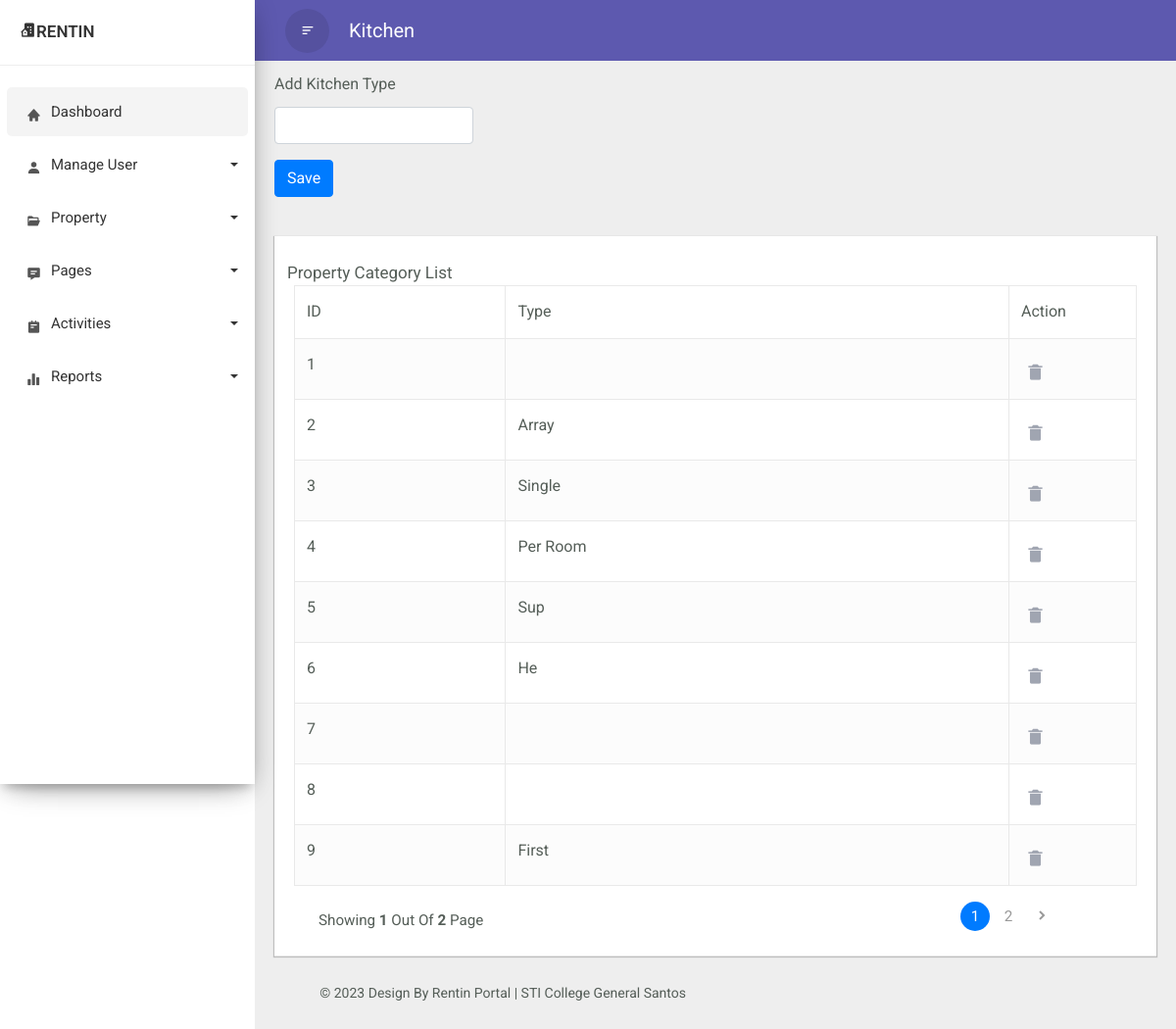
The app's page /incKitchen.php, older data.
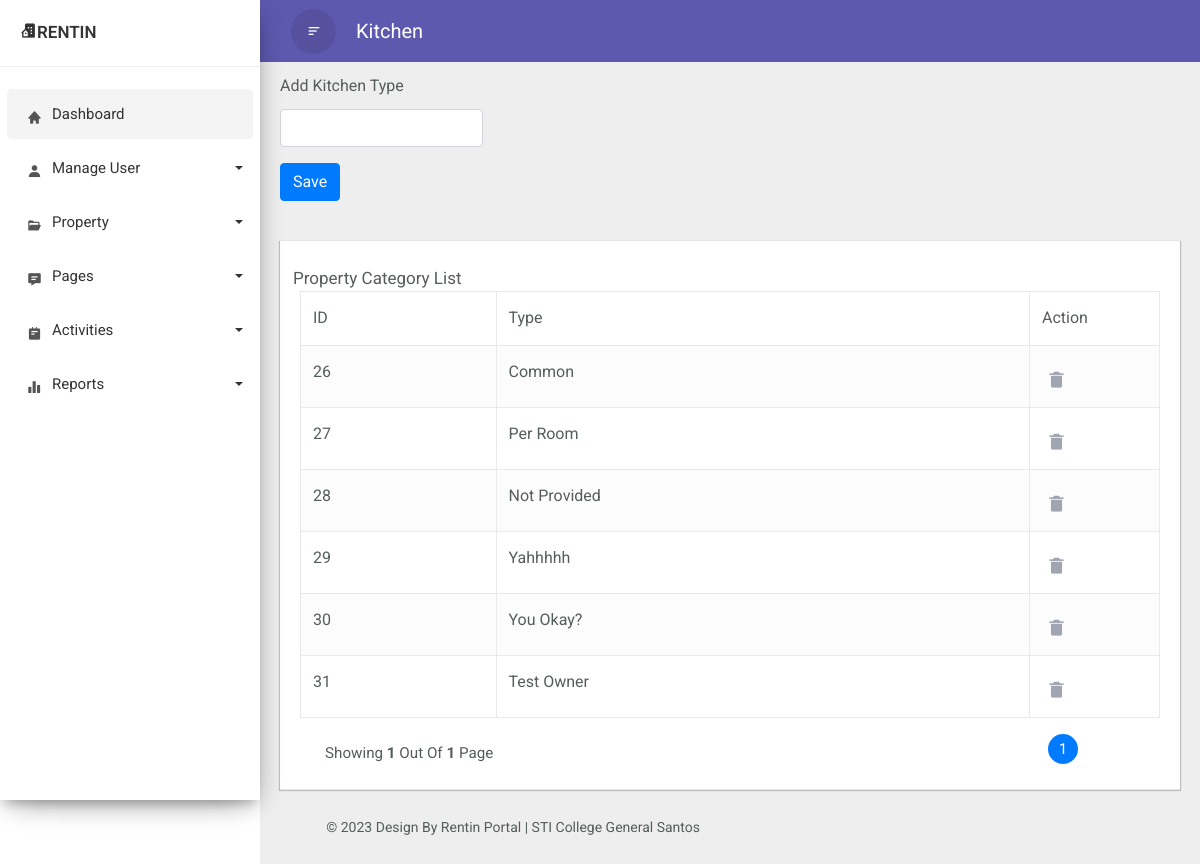
The same page, newer data.
### tables this page shows
CREATE TABLE `kitchen` (
  `kitchen_ID` int(11) NOT NULL,
  `kitchen_Type` varchar(50) NOT NULL
);

### incKitchen.php (the view, shortened to what the changed rows need)
<!doctype html>
<html lang="en">
    <head>
        <link rel="stylesheet" href="css/bootstrap.min.css">
        <link href='https://unpkg.com/boxicons@2.1.4/css/boxicons.min.css' rel='stylesheet'>
    </head>
    <body>
    <div class="wrapper">
            <div id="content">
			    <div class="main-content">
                    <div class="container-xl">
                        <div class="table-wrapper">
                            <div class="table-title">
                        <div class="row">
                            <div class="col-sm-6 p-0 d-flex justify-content-lg-start justify-content-center">
                                <h2 class="ml-lg-2">Property Category List</h2>
                            </div>
                        </div>
                        <table class="table table-striped table-hover table-bordered">
                            <thead>
                                <tr>
                                    <th>ID</th>
                                    <th>Type</th>
                                    <th>Action</th>
                                </tr>
                            </thead>
                        <tbody>
                        <?php
                            include "dbconn.php";
                            if(isset($_GET['page']) && $_GET['page'] !== "") {
                                $page = $_GET['page'];
                            } else {
                                $page = 1;
                            }
                            $limit = 6;
                            $sql = "SELECT * FROM kitchen";
                            $result = mysqli_query($conn, $sql);
                            while ($row = mysqli_fetch_assoc($result)) {
                                ?>
                                    <tr class = "data-row">
                                        <td> <?php echo $row['kitchen_ID'] ?> </td>
                                        <td> <?php echo $row['kitchen_Type'] ?> </td>
                                        <td>
                                            <?php
                                                echo '<p> <a href = "deletetype.php?kitchen_ID='.$row['kitchen_ID'].'"> <i class = "bx bxs-trash-alt"> </i> </a> </p>';
                                            ?>
                                        </td>
                                    </tr>
                                <?php
                            }
                        ?>
                        </tbody>
                        </table>
                        <div class="clearfix">
                        <ul class="pagination">
                        <?php
                            $query =  "SELECT COUNT(*) FROM kitchen";
                            $result_count = mysqli_query($conn, $query);
                            $records = mysqli_fetch_row($result_count);
                            $total_records = $records[0];
                            $total_pages = ceil($total_records / $limit);
                            $link = "";
                        ?>
                        <?php
                            for ($counter = 1; $counter <= $total_pages; $counter++){
                                if ($counter == $page) {
                                    $link .= "<li class = 'page-item active'>
                                    <a class = 'page-link' href= 'ncKitchen?page="
                                    .$counter."'>".$counter." </a></li>";
                                } else {
                                    $link .= "<li class = 'page-item'>
                                    <a class = 'page-link' href='ncKitchen.php?page=".$counter."'> ".$counter." </a> </li>";
                                }
                            };
                            echo $link;
                            if($page < $total_pages) {
                                echo "<li class = 'page-item'>
                                <a class = 'page-link' href='incKitchen.php?page=".($page+1)."'>
                                <i class = 'bx bxs-chevron-right'></i> </a></li>";
                            }
                        ?>
                        </ul>
                        <div class="hint-text">Showing <b> <?= $page; ?> </b> out of <b> <?= $total_pages; ?></b> page</div>
                    </div>
                </div>
            </div>
			</div>
        </div>
    </div>
  </body>
</html>

Row changes from the older to the newer data that the page shows:
removed kitchen: kitchen_ID "1"
removed kitchen: kitchen_ID "2", kitchen_Type "Array"
removed kitchen: kitchen_ID "3", kitchen_Type "Single"
removed kitchen: kitchen_ID "4", kitchen_Type "Per Room"
removed kitchen: kitchen_ID "5", kitchen_Type "Sup"
removed kitchen: kitchen_ID "6", kitchen_Type "He"
removed kitchen: kitchen_ID "7"
removed kitchen: kitchen_ID "8"
removed kitchen: kitchen_ID "9", kitchen_Type "First"
added kitchen: kitchen_ID "26", kitchen_Type "Common"
added kitchen: kitchen_ID "27", kitchen_Type "Per Room"
added kitchen: kitchen_ID "28", kitchen_Type "Not Provided"
added kitchen: kitchen_ID "29", kitchen_Type "Yahhhhh"
added kitchen: kitchen_ID "30", kitchen_Type "You Okay?"
added kitchen: kitchen_ID "31", kitchen_Type "Test Owner"
Text that changed along with them:
$total_pages: "2" → "1"
list line gone: "2"
